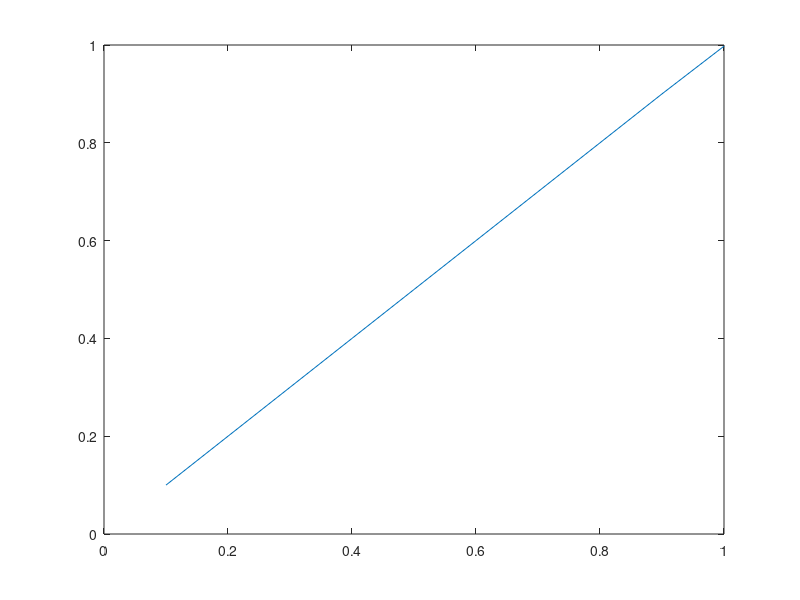

The MATLAB script that drew this image:




delta = 0.5;



% Width of the middle layer
n = 5;




x = [0.1:0.1:1]';

% Initialize matrices
A1 = zeros(n,length(x));
A2 = zeros(n,n);
A3 = ones(length(x),n);

b1 = zeros(n,1);
b2 = zeros(n,1);
b3 = zeros(length(x),1);



% Activation function sigma(x) = 1./(1 + exp(-x)), 
% sigma'(x) = sigma(x) - sigma^2(x) 

% f(x) = sigma( A3 sigma(A2 sigma( A1 x + b1) + b2 ) + b3 ) 
% Loss fct (1\2) || f(x) - x ||^2 



for k=1:100000
% Function evaluations

    f1 = 1./(1 + exp( - (A1 * x  + b1) ));
    f2 = 1./(1 + exp( - (A2 * f1 + b2) ));
    f3 = 1./(1 + exp( - (A3 * f2 + b3) ));

    L = (1\2) * norm(f3 - x)^2 ;
    
    if mod(k,1000) == 0 
        
        L
        plot(x,f3);
        pause(0.1)
        
    end;
    
    
    if mod(k,10) == 0 && k<1000
        
        L
        plot(x,f3);
        pause(0.2)
        
    end;
    
    if L<10^(-5)
        
        L
        k
        plot(x,f3);
        break;
        
    end
        
    
    
% Derivatives hitting the activation fct

    S1 = diag( f1 - f1.^2 );
    S2 = diag( f2 - f2.^2 );
    S3 = diag( f3 - f3.^2 );

% Cost derivative D_{f3} L

    DL = (f3 - x)'; 

% Last layer D_{b3} L, and update b3

    Db3 = DL * S3;

    b3 = b3 - delta * Db3';

% Last layer D_{A3} L, use Db3 to compute it

    DA3 = (f2 * Db3);

% Second last layer D_{b2} L, update b2 and A1

    Db2 = Db3 * A3 * S2;

    b2 = b2 - delta * Db2';

    A3 = A3 - delta * DA3'; 

% Second last  layer D_{A2} L

    DA2 = (f1 * Db2);

% First layer D_{b1} L, update b1 and A2

    Db1 = Db2 * A2 * S1;
    b1 = b1 - delta * Db1';
    A2 = A2 - delta * DA2'; 

% First layer D_{A1} L, update A3

    DA1 = (x * Db1);
    A1 = A1 - delta * DA1'; 

end
